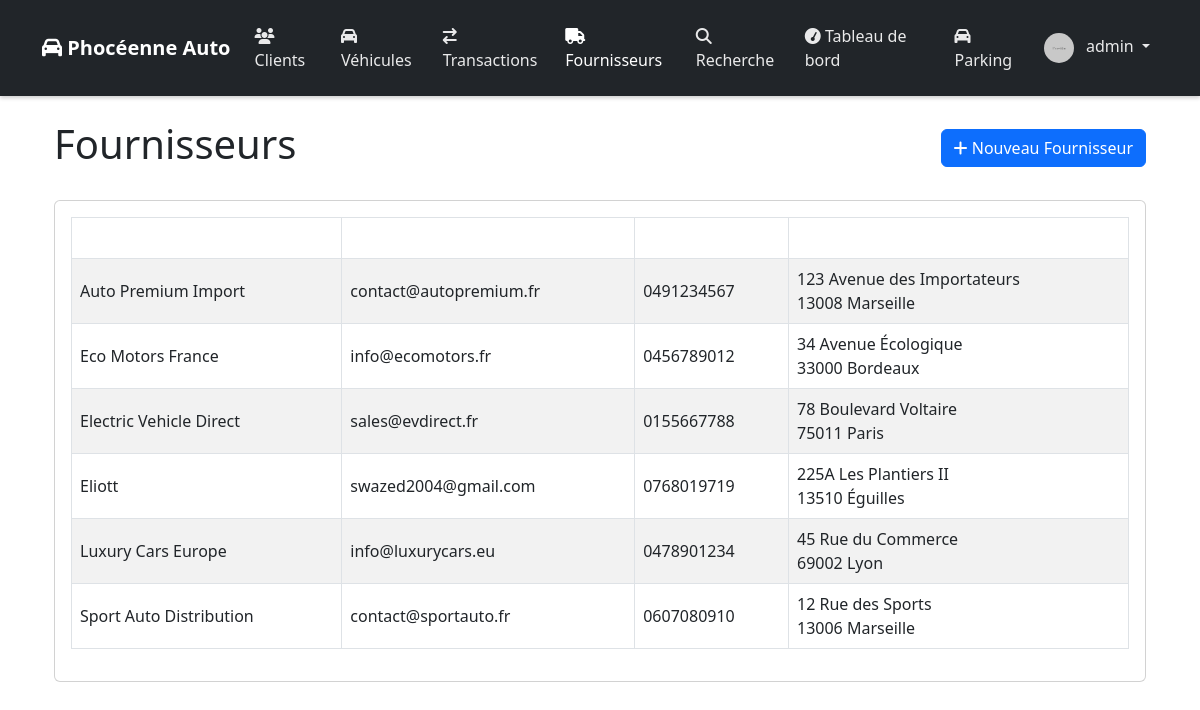
Screenshot of /suppliers/ (signed in) with the database file from the repository.
### tables this page shows
CREATE TABLE IF NOT EXISTS `suppliers` (
  `id` bigint UNSIGNED NOT NULL AUTO_INCREMENT,
  `name` varchar(100) NOT NULL,
  `contact_name` varchar(100) DEFAULT NULL,
  `email` varchar(100) DEFAULT NULL,
  `phone` varchar(20) DEFAULT NULL,
  `address` text,
  `postal_code` varchar(10) DEFAULT NULL,
  `city` varchar(50) DEFAULT NULL,
  `country` varchar(50) DEFAULT 'France',
  `created_at` timestamp NULL DEFAULT CURRENT_TIMESTAMP,
  `updated_at` timestamp NULL DEFAULT CURRENT_TIMESTAMP,
  `is_active` tinyint(1) DEFAULT '1',
  `website` varchar(255) DEFAULT NULL,
  PRIMARY KEY (`id`),
  UNIQUE KEY `id` (`id`),
  UNIQUE KEY `email` (`email`)
);

### includes/functions.php (called while the page is built, shortened)
<?php
function getSortLink($field, $current_sort_field, $current_sort_order) {
    $order = ($field === $current_sort_field && $current_sort_order === 'ASC') ? 'DESC' : 'ASC';
    $icon = '';
    if ($field === $current_sort_field) {
        $icon = $current_sort_order === 'ASC' ? ' ↑' : ' ↓';
    }
    return "?sort={$field}&order={$order}&page=" . ($_GET['page'] ?? 1) . $icon;
}

### suppliers/index.php (the view, shortened to what this page needs)
<?php
require_once '../includes/functions.php';
require_once '../includes/header.php';
$items_per_page = 10;
$current_page = isset($_GET['page']) ? (int)$_GET['page'] : 1;
$offset = ($current_page - 1) * $items_per_page;
$sort_field = isset($_GET['sort']) ? $_GET['sort'] : 'name';
$sort_order = isset($_GET['order']) ? $_GET['order'] : 'ASC';
$sort_order = strtoupper($sort_order) === 'ASC' ? 'ASC' : 'DESC';
try {
    $stmt = $pdo->prepare("
        SELECT * FROM suppliers
        ORDER BY {$sort_field} {$sort_order}
        LIMIT :limit OFFSET :offset
    ");
    $stmt->bindValue(':limit', $items_per_page, PDO::PARAM_INT);
    $stmt->bindValue(':offset', $offset, PDO::PARAM_INT);
    $stmt->execute();
    $suppliers = $stmt->fetchAll();
} catch (PDOException $e) {
    $_SESSION['error'] = "Erreur: " . $e->getMessage();
}
?>
<div class="container mt-4">
    <div class="d-flex justify-content-between align-items-center mb-4">
        <h1>Fournisseurs</h1>
        <a href="add.php" class="btn btn-primary">
            <i class="fas fa-plus"></i> Nouveau Fournisseur
        </a>
    </div>
    <div class="card">
        <div class="card-body">
            <div class="table-responsive">
                <table class="table table-striped table-bordered table-hover align-middle">
                    <thead>
                        <tr>
                            <th><a href="<?php echo getSortLink('name', $sort_field, $sort_order); ?>" class="text-white text-decoration-none">Nom</a></th>
                            <th><a href="<?php echo getSortLink('email', $sort_field, $sort_order); ?>" class="text-white text-decoration-none">Email</a></th>
                            <th><a href="<?php echo getSortLink('phone', $sort_field, $sort_order); ?>" class="text-white text-decoration-none">Téléphone</a></th>
                            <th class="text-white">Adresse</th>
                        </tr>
                    </thead>
                    <tbody>
                        <?php foreach ($suppliers as $supplier): ?>
                            <tr class="supplier-row" data-href="view.php?id=<?php echo $supplier['id']; ?>" style="cursor: pointer;">
                                <td><?php echo htmlspecialchars($supplier['name']); ?></td>
                                <td><?php echo htmlspecialchars($supplier['email']); ?></td>
                                <td><?php echo htmlspecialchars($supplier['phone']); ?></td>
                                <td>
                                    <?php echo htmlspecialchars($supplier['address']); ?><br>
                                    <?php echo htmlspecialchars($supplier['postal_code'] . ' ' . $supplier['city']); ?>
                                </td>
                            </tr>
                        <?php endforeach; ?>
                    </tbody>
                </table>
            </div>
        </div>
    </div>
</div>
<?php require_once '../includes/footer.php'; ?>

### includes/header.php (style rules this page uses)
body { overflow-x: hidden; width: 100%; }

### rows the page displays
suppliers: name "Auto Premium Import", email "contact@autopremium.fr", phone "0491234567", address "123 Avenue des Importateurs", postal_code+city "13008 Marseille"
suppliers: name "Eco Motors France", email "info@ecomotors.fr", phone "0456789012", address "34 Avenue Écologique", postal_code+city "33000 Bordeaux"
suppliers: name "Electric Vehicle Direct", email "sales@evdirect.fr", phone "0155667788", address "78 Boulevard Voltaire", postal_code+city "75011 Paris"
suppliers: name "Eliott", email "swazed2004@gmail.com", phone "0768019719", address "225A Les Plantiers II", postal_code+city "13510 Éguilles"
suppliers: name "Luxury Cars Europe", email "info@luxurycars.eu", phone "0478901234", address "45 Rue du Commerce", postal_code+city "69002 Lyon"
suppliers: name "Sport Auto Distribution", email "contact@sportauto.fr", phone "0607080910", address "12 Rue des Sports", postal_code+city "13006 Marseille"

### other values shown
$_SESSION['username'] "admin"
